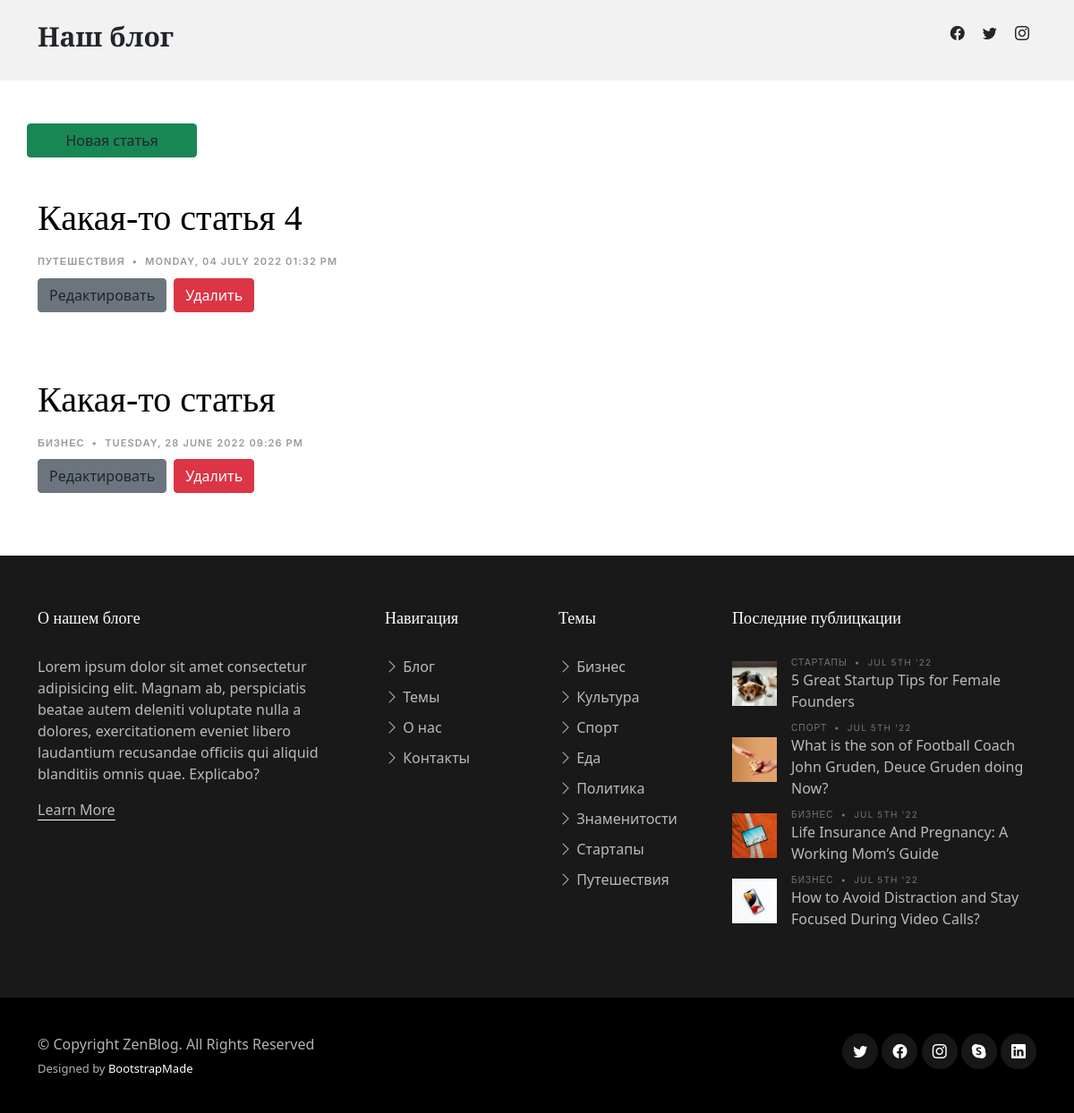
/user/Oleg23 (signed in), run on the app's committed database.
### flask_blog/models.py (models this page shows)
class Post(db.Model):
    id = db.Column(db.Integer, primary_key=True)
    title = db.Column(db.String(100), nullable=False)
    date_posted = db.Column(db.DateTime, nullable=False, default=datetime.utcnow)
    content = db.Column(db.Text, nullable=False)
    user_id = db.Column(db.Integer, db.ForeignKey('user.id'), nullable=False)
    category_id = db.Column(db.Integer, db.ForeignKey('category.id'), nullable=False)

class Category(db.Model):
    id = db.Column(db.Integer, primary_key=True)
    name = db.Column(db.String(20), unique=True, nullable=False)
    description = db.Column(db.String(60), nullable=False)
    posts = db.relationship('Post', backref='category', lazy=True)

### flask_blog/users/routes.py (the view)
@users.route("/user/<string:username>")
@login_required
def user_posts(username):
    page = request.args.get('page', 1, type=int)
    user = User.query.filter_by(username=username).first_or_404()
    posts = Post.query.filter_by(author=user).order_by(Post.date_posted.desc()).paginate(page=page, per_page=5)
    return render_template('user_posts.html', posts=posts, user=user)

### flask_blog/models.py (called while the page is built)
@login_manager.user_loader
def load_user(user_id):
    return User.query.get(int(user_id))

    @property
    def is_admin(self):
        return self.admin

### flask_blog/templates/user_posts.html
{% extends "base.html" %}
{% block content %}
    <main id="main">
        <section id="posts" class="posts">
            <div class="container" data-aos="fade-up">
                <div class="row mt-2 mb-5">
                    <button class="btn btn-success col-lg-2"><a href="{{ url_for('posts.new_post') }}">Новая статья</a>
                    </button>
                </div>
                <div class="row g-5">
                    {% for post in posts.items %}
                        <div class="col-lg-12">
                            <div class="post-entry-1 lg">
                                <h2><a href="{{ url_for('posts.post', post_id=post.id) }}">
                                    {{ post.title }}
                                </a></h2>
                                <div class="post-meta"><span class="date">{{ post.category.name }}</span> <span
                                        class="mx-1">&bullet;</span>
                                    <span>{{ post.date_posted.strftime('%A, %d %B %Y %I:%M %p') }}</span></div>
                                <div style="display: flex;">
                                    <button class="btn btn-secondary me-2"><a
                                            href="{{ url_for('posts.update_post', post_id=post.id) }}">Редактировать</a>
                                    </button>
                                    <form action="{{ url_for('posts.delete_post', post_id=post.id) }}" method="POST">
                                        <input class="btn btn-danger" type="submit" value="Удалить">
                                    </form>
                                </div>
                            </div>
                        </div>
                    {% endfor %}
                </div>
            </div>
        </section>
    </main>
{% endblock %}

### flask_blog/static/css/variables.css (style rules this page uses)
:root { --font-default: 'EB Garamond', system-ui, -apple-system, "Segoe UI", Roboto, "Helvetica Neue", Arial, "Noto Sans", "Liberation Sans", sans-serif, "Apple Color Emoji", "Segoe UI Emoji", "Segoe UI Symbol", "Noto Color Emoji"; --font-primary: 'EB Garamond', serif; --font-secondary: 'Inter', sans-serif; --color-default: #212529; --color-default-rgb: 33, 37, 41; --color-links: #212529; --color-links-hover: #15171a; --color-primary: #212529; --color-primary-light: #26282c; --color-primary-dark: #0b0c0e; --color-primary-rgb: 33, 37, 41; --color-primary-light-rgb: 38, 40, 44; --color-primary-dark-rgb: 11, 12, 14; --color-secondary: #596d80; --color-secondary-light: #8498aa; --color-secondary-dark: #404f5c; --color-secondary-rgb: 89, 109, 128; --color-secondary-light-rgb: 132, 152, 170; --color-secondary-dark-rgb: 64, 79, 92; --color-blue: #0d6efd; --color-blue-rgb: 13, 110, 253; --color-indigo: #6610f2; --color-indigo-rgb: 102, 16, 242; --color-purple: #6f42c1; --color-purple-rgb: 111, 66, 193; --color-pink: #f3268c; --color-pink-rgb: 243, 38, 140; --color-red: #df1529; --color-red-rgb: 223, 21, 4; --color-orange: #fd7e14; --color-orange-rgb: 253, 126, 20; --color-yellow: #ffc107; --color-yellow-rgb: 255, 193, 7; --color-green: #059652; --color-green-rgb: 5, 150, 82; --color-teal: #20c997; --color-teal-rgb: 32, 201, 151; --color-cyan: #0dcaf0; --color-cyan-rgb: 13, 202, 240; --color-white: #ffffff; --color-white-rgb: 255, 255, 255; --color-gray: #6c757d; --color-gray-rgb: 108, 117, 125; --color-black: #000000; --color-black-rgb: 0, 0, 0; }
:root { --bs-blue: var(--color-blue); --bs-indigo: var(--color-indigo); --bs-purple: var(--color-purple); --bs-pink: var(--color-pink); --bs-red: var(--color-red); --bs-orange: var(--color-orange); --bs-yellow: var(--color-yellow); --bs-green: var(--color-green); --bs-teal: var(--color-teal); --bs-cyan: var(--color-cyan); --bs-white: var(--color-white); --bs-gray: var(--color-gray); --bs-gray-dark: #343a40; --bs-gray-100: #f8f9fa; --bs-gray-200: #e9ecef; --bs-gray-300: #dee2e6; --bs-gray-400: #ced4da; --bs-gray-500: #adb5bd; --bs-gray-600: #6c757d; --bs-gray-700: #495057; --bs-gray-800: #343a40; --bs-gray-900: #212529; --bs-primary: var(--color-blue); --bs-secondary: var(--color-blue); --bs-success: #198754; --bs-info: #0dcaf0; --bs-warning: #ffc107; --bs-danger: #dc3545; --bs-light: #f8f9fa; --bs-dark: #212529; --bs-primary-rgb: var(--color-primary-rgb); --bs-secondary-rgb: var(--color-secondary-rgb); --bs-success-rgb: 25, 135, 84; --bs-info-rgb: 13, 202, 240; --bs-warning-rgb: 255, 193, 7; --bs-danger-rgb: 220, 53, 69; --bs-light-rgb: 248, 249, 250; --bs-dark-rgb: 33, 37, 41; --bs-white-rgb: var(--color-white-rgb); --bs-black-rgb: var(--color-black-rgb); --bs-body-color-rgb: var(--color-default-rgb); --bs-body-bg-rgb: 255, 255, 255; --bs-font-sans-serif: var(--font-default); --bs-font-monospace: SFMono-Regular, Menlo, Monaco, Consolas, "Liberation Mono", "Courier New", monospace; --bs-gradient: linear-gradient(180deg, rgba(255, 255, 255, 0.15), rgba(255, 255, 255, 0)); --bs-body-font-family: var(--font-default); --bs-body-font-size: 1rem; --bs-body-font-weight: 400; --bs-body-line-height: 1.5; --bs-body-color: var(--color-default); --bs-body-bg: #fff; }

### flask_blog/static/css/main.css (style rules this page uses)
:root { scroll-behavior: smooth; }
body { color: rgba(var(--color-primary-rgb), 1); }
a { color: var(--color-links); text-decoration: none; }
h1, h2, h3, h4, h5, h6 { font-family: var(--font-primary); }
#main { margin-top: 90px; }
section { padding: 40px 0; overflow: hidden; }
section { scroll-margin-top: 70px; }
.post-entry-1 { margin-bottom: 30px; }
.post-entry-1 h2 { margin-bottom: 20px; font-size: 20px; font-weight: 500; line-height: 1.2; font-weight: 500; }
.post-entry-1 h2 a { color: var(--color-black); }
.post-entry-1.lg h2 { font-size: 40px; line-height: 1; }
.post-meta { font-size: 11px; letter-spacing: 0.07rem; text-transform: uppercase; font-weight: 600; font-family: var(--font-secondary); color: rgba(var(--color-black-rgb), 0.4); margin-bottom: 10px; }

### data on the page
Post: title "Какая-то статья 4", category.name "ПУТЕШЕСТВИЯ", date_posted "MONDAY, 04 JULY 2022 01:32 PM"
Post: title "Какая-то статья", category.name "БИЗНЕС", date_posted "TUESDAY, 28 JUNE 2022 09:26 PM"
